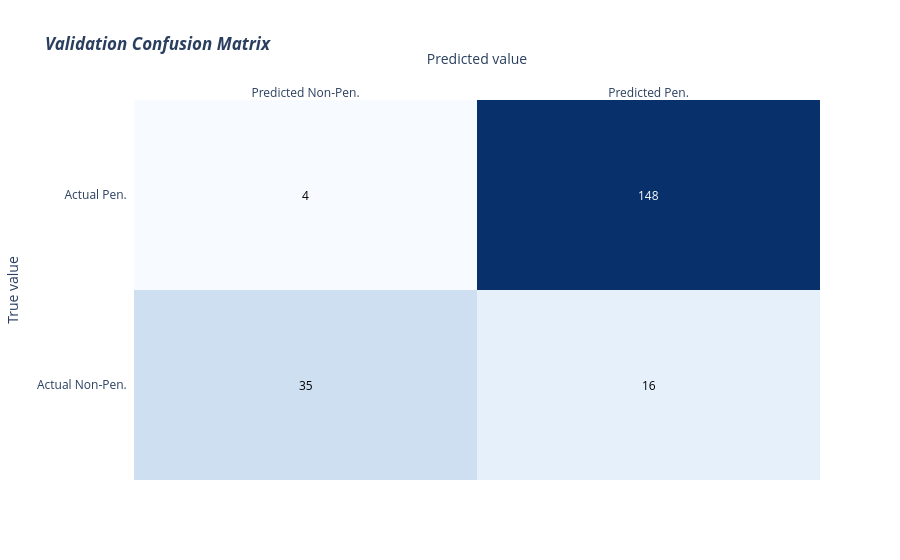

The notebook cell saved with this chart:
### Code cell
# Cell: Random Forest Hyperparameter Tuning, Training and Validation

from sklearn.model_selection import GridSearchCV

# Define hyperparameter search space
param_grid = {
    'n_estimators': [100, 200, 500],
    'max_depth': [None, 10, 20, 30],
    'min_samples_split': [2, 5, 10],
    'min_samples_leaf': [1, 2, 4]
}

# Initialize base Random Forest with balanced class weights
rf = RandomForestClassifier(random_state=42, class_weight='balanced')

# Grid Search with 5-fold CV optimizing ROC AUC
grid_search = GridSearchCV(
    estimator=rf,
    param_grid=param_grid,
    scoring='roc_auc',
    cv=5,
    n_jobs=-1,
    verbose=1
)

print("Starting hyperparameter tuning (Grid Search)...")
grid_search.fit(X_train_scaled, y_train)
print("Grid Search complete.")
print(f"Best parameters: {grid_search.best_params_}")
print(f"Best CV ROC AUC: {grid_search.best_score_:.4f}")

# Retrieve the best estimator
best_rf = grid_search.best_estimator_

# --- Evaluate on Validation Set ---
print("\nEvaluating best model on Validation Set...")
y_valid_pred = best_rf.predict(X_valid_scaled)
y_valid_proba = best_rf.predict_proba(X_valid_scaled)[:, 1]

# Compute metrics
accuracy = accuracy_score(y_valid, y_valid_pred)
roc_auc = roc_auc_score(y_valid, y_valid_proba)
report = classification_report(
    y_valid, y_valid_pred,
    target_names=['Non-penetrating (0)', 'Penetrating (1)']
)
conf_matrix = confusion_matrix(y_valid, y_valid_pred)



print(f"Validation Accuracy: {accuracy:.4f}")
print(f"Validation ROC AUC: {roc_auc:.4f}")
print("\nValidation Classification Report:")
print(report)

# Plot Confusion Matrix
labels = ['Non-Pen.', 'Pen.']
z = conf_matrix
z_text = [[str(v) for v in row] for row in z]
fig_cm = ff.create_annotated_heatmap(
    z,
    x=[f"Predicted {l}" for l in labels],
    y=[f"Actual {l}" for l in labels],
    annotation_text=z_text,
    colorscale='Blues'
)
fig_cm.update_layout(
    title_text='<i><b>Validation Confusion Matrix</b></i>',
    xaxis=dict(title='Predicted value'),
    yaxis=dict(title='True value')
)
fig_cm.show()

# --- Feature Importances ---
importances = best_rf.feature_importances_
feature_importance_df = pd.DataFrame({
    'Feature': feature_columns,
    'Importance': importances
}).sort_values(by='Importance', ascending=False)

print("\nFeature Importances (Validation Set):")
print(feature_importance_df)

fig_imp = px.bar(
    feature_importance_df,
    x='Importance', y='Feature',
    orientation='h',
    title="Random Forest Feature Importances",
    labels={
        'Importance': 'Mean Decrease in Impurity',
        'Feature': 'Physicochemical Feature'
    },
    template="plotly_white"
)
fig_imp.update_layout(yaxis={'categoryorder': 'total ascending'})
fig_imp.show()
model_valid_AUROC_df = pd.DataFrame({
    'Model Name': ['RF Features'],
    'AUROC': [roc_auc]
})
model_valid_AUROC_df

### Figure 1 — Plotly figure (JSON) as saved in the notebook; plotly's stock layout.template omitted (floating-point values rounded to 4 significant figures)
{"data": [{"colorscale": [[0, "rgb(247,251,255)"], [0.125, "rgb(222,235,247)"], [0.25, "rgb(198,219,239)"], [0.375, "rgb(158,202,225)"], [0.5, "rgb(107,174,214)"], [0.625, "rgb(66,146,198)"], [0.75, "rgb(33,113,181)"], [0.875, "rgb(8,81,156)"], [1, "rgb(8,48,107)"]], "reversescale": false, "showscale": false, "type": "heatmap", "x": ["Predicted Non-Pen.", "Predicted Pen."], "y": ["Actual Non-Pen.", "Actual Pen."], "z": [[35, 16], [4, 148]]}], "layout": {"annotations": [{"font": {"color": "#000000"}, "showarrow": false, "text": "35", "x": "Predicted Non-Pen.", "xref": "x", "y": "Actual Non-Pen.", "yref": "y"}, {"font": {"color": "#000000"}, "showarrow": false, "text": "16", "x": "Predicted Pen.", "xref": "x", "y": "Actual Non-Pen.", "yref": "y"}, {"font": {"color": "#000000"}, "showarrow": false, "text": "4", "x": "Predicted Non-Pen.", "xref": "x", "y": "Actual Pen.", "yref": "y"}, {"font": {"color": "#FFFFFF"}, "showarrow": false, "text": "148", "x": "Predicted Pen.", "xref": "x", "y": "Actual Pen.", "yref": "y"}], "title": {"text": "<i><b>Validation Confusion Matrix</b></i>"}, "xaxis": {"dtick": 1, "gridcolor": "rgb(0, 0, 0)", "side": "top", "ticks": "", "title": {"text": "Predicted value"}}, "yaxis": {"dtick": 1, "ticks": "", "ticksuffix": "  ", "title": {"text": "True value"}}}}
